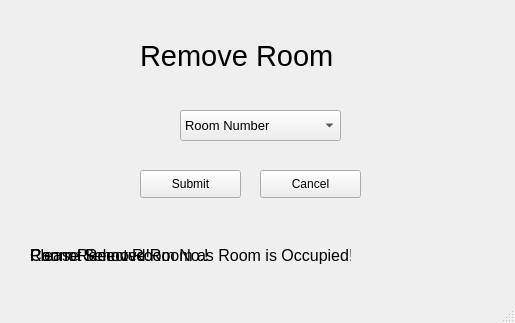
<?xml version="1.0" encoding="UTF-8"?>
<ui version="4.0">
 <class>removeroom</class>
 <widget class="QMainWindow" name="removeroom">
  <property name="geometry">
   <rect>
    <x>0</x>
    <y>0</y>
    <width>515</width>
    <height>323</height>
   </rect>
  </property>
  <property name="windowTitle">
   <string>MainWindow</string>
  </property>
  <widget class="QWidget" name="centralwidget">
   <widget class="QLabel" name="removeroom_label">
    <property name="geometry">
     <rect>
      <x>140</x>
      <y>30</y>
      <width>241</width>
      <height>51</height>
     </rect>
    </property>
    <property name="font">
     <font>
      <pointsize>22</pointsize>
     </font>
    </property>
    <property name="text">
     <string>Remove Room</string>
    </property>
   </widget>
   <widget class="QLabel" name="roomremoved_label">
    <property name="geometry">
     <rect>
      <x>30</x>
      <y>240</y>
      <width>211</width>
      <height>31</height>
     </rect>
    </property>
    <property name="font">
     <font>
      <pointsize>12</pointsize>
     </font>
    </property>
    <property name="text">
     <string>Room Removed!</string>
    </property>
   </widget>
   <widget class="QComboBox" name="roomno">
    <property name="geometry">
     <rect>
      <x>180</x>
      <y>110</y>
      <width>161</width>
      <height>31</height>
     </rect>
    </property>
    <property name="font">
     <font>
      <pointsize>10</pointsize>
     </font>
    </property>
    <item>
     <property name="text">
      <string>Room Number</string>
     </property>
    </item>
   </widget>
   <widget class="QLabel" name="pleaseselectroomno_label">
    <property name="geometry">
     <rect>
      <x>30</x>
      <y>240</y>
      <width>241</width>
      <height>31</height>
     </rect>
    </property>
    <property name="font">
     <font>
      <pointsize>12</pointsize>
     </font>
    </property>
    <property name="text">
     <string>Please Select Room No.!</string>
    </property>
   </widget>
   <widget class="QPushButton" name="submit">
    <property name="geometry">
     <rect>
      <x>140</x>
      <y>170</y>
      <width>101</width>
      <height>28</height>
     </rect>
    </property>
    <property name="text">
     <string>Submit</string>
    </property>
   </widget>
   <widget class="QPushButton" name="back">
    <property name="geometry">
     <rect>
      <x>260</x>
      <y>170</y>
      <width>101</width>
      <height>28</height>
     </rect>
    </property>
    <property name="text">
     <string>Cancel</string>
    </property>
   </widget>
   <widget class="QLabel" name="roomisoccupied_label">
    <property name="geometry">
     <rect>
      <x>30</x>
      <y>240</y>
      <width>321</width>
      <height>31</height>
     </rect>
    </property>
    <property name="font">
     <font>
      <pointsize>12</pointsize>
     </font>
    </property>
    <property name="text">
     <string>Cannot Remove Room as Room is Occupied!</string>
    </property>
   </widget>
  </widget>
  <widget class="QStatusBar" name="statusbar"/>
 </widget>
 <resources/>
 <connections/>
</ui>
